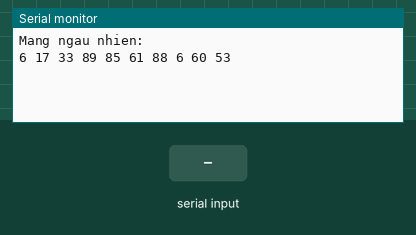
Bench run of a sketch on a simulated Arduino Uno, built with avr-gcc and run on an emulated ATmega328P. On the bench: the last lines printed to the serial monitor. Inputs (shaded band) come from the test bench. Random numbers use the default seed unless the sketch sets one.

Above: at 1.2 s.
1.3 s: "1" received over Serial
At 2.4 s:
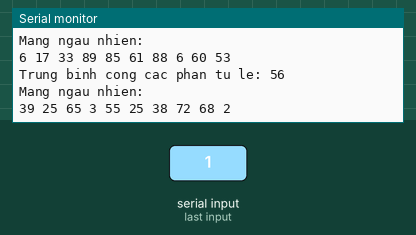
2.8 s: "2" received over Serial
At 4.0 s:
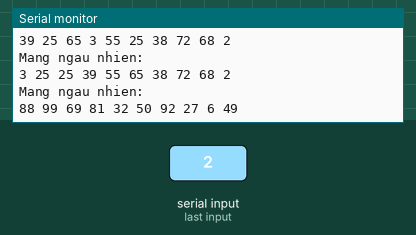
4.3 s: "0" received over Serial
At 5.7 s:
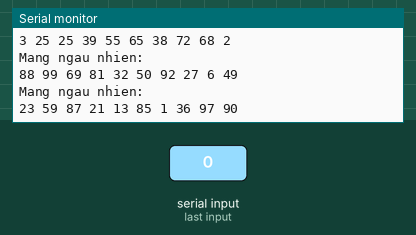
Timing chart, 0 to 7.3 s (numbered marks = the images above; inputs shaded):
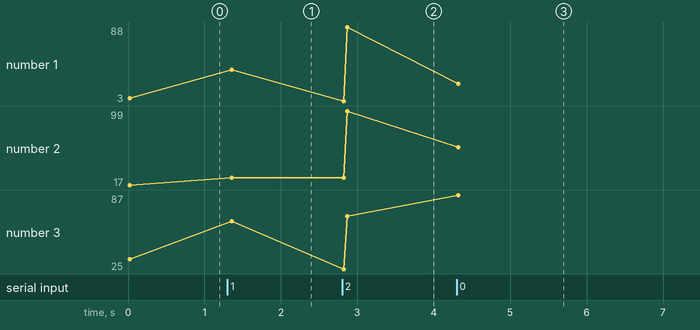

Measured:
- after the input at 1.3 s, the serial monitor: prints a new line at once (image 1)
- after the input at 2.8 s, the serial monitor: prints a new line at once (image 2)
- after the input at 4.3 s, the serial monitor: prints a new line at once (image 3)
- plotted number 1: 6 → 39 after the input at 1.3 s, 88 → 23 after the input at 4.3 s
- plotted number 2: 17 → 25 after the input at 1.3 s, 25 → 99 after the input at 2.8 s, 99 → 59 after the input at 4.3 s
- plotted number 3: 33 → 65 after the input at 1.3 s, 65 → 69 after the input at 2.8 s, 69 → 87 after the input at 4.3 s

The sketch:

sketch_apr22b.ino
```cpp
// Khai báo biến và hàm
int arr[10];
int len = sizeof(arr)/sizeof(arr[0]);
int average = 0;

// Hàm hiển thị mảng trên máy tính
void displayArray() {
  Serial.println("Mang ngau nhien:");
  for (int i=0; i<len; i++) {
    Serial.print(arr[i]);
    Serial.print(" ");
  }
  Serial.println();
}

// Hàm tính trung bình cộng các phần tử lẻ
void computeAverage() {
  int sum = 0;
  int count = 0;
  for (int i=0; i<len; i++) {
    if (arr[i]%2 != 0) {
      sum += arr[i];
      count++;
    }
  }
  if (count > 0) {
    average = sum/count;
  }
  else {
    average = 0;
  }
}

// Hàm sắp xếp mảng theo thứ tự tăng dần các phần tử lẻ
void sortArray() {
  for (int i=0; i<len-1; i++) {
    for (int j=i+1; j<len; j++) {
      if (arr[i]%2 != 0 && arr[j]%2 != 0 && arr[i] > arr[j]) {
        int temp = arr[i];
        arr[i] = arr[j];
        arr[j] = temp;
      }
    }
  }
}

// Hàm setup
void setup() {
  Serial.begin(9600);
  randomSeed(analogRead(0));
}

// Hàm loop
void loop() {
  // Tạo mảng ngẫu nhiên khi bật nguồn hoặc reset
  for (int i=0; i<len; i++) {
    arr[i] = random(1, 100);
  }

  // Hiển thị mảng trên máy tính
  displayArray();

  // Đợi nhấn phím
  while (!Serial.available());
  int key = Serial.read();

  // Tính trung bình cộng các phần tử lẻ khi nhấn KEY1
  if (key == '1') {
    computeAverage();
    Serial.print("Trung binh cong cac phan tu le: ");
    Serial.println(average);
  }

  // Sắp xếp mảng theo thứ tự tăng dần các phần tử lẻ khi nhấn KEY2
  if (key == '2') {
    sortArray();
    displayArray();
  }
}
```
